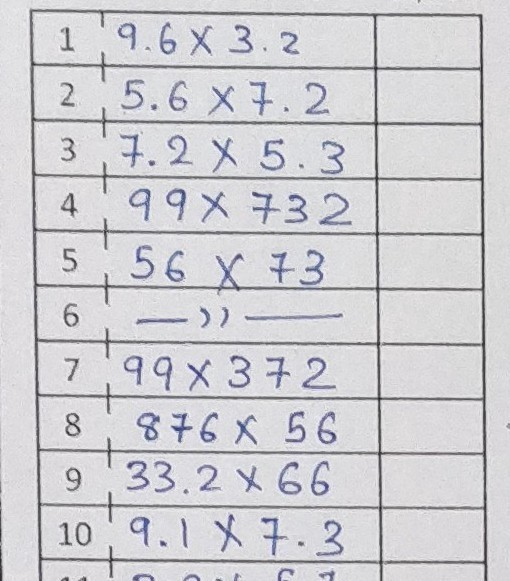
#> input picture Box_detection_algorithm/table_image.jpg, 510 x 581 px
$ jupyter execute Box_detection_algorithm.ipynb
#> lines starting #> are read from the running program, lines starting #| are printed output that depends on the picture; after the words box and inside, x2 and y2 are one past the last pixel; in counts of white or black regions, pixels touching at a corner belong together
[cell 1]
# https://medium.com/coinmonks/a-box-detection-algorithm-for-any-image-containing-boxes-756c15d7ed26
import cv2
import numpy as np
from IPython.display import Image

[cell 2]
# Read the image
img_for_box_extraction_path ='./table_image.jpg'
img = cv2.imread(img_for_box_extraction_path, 0)
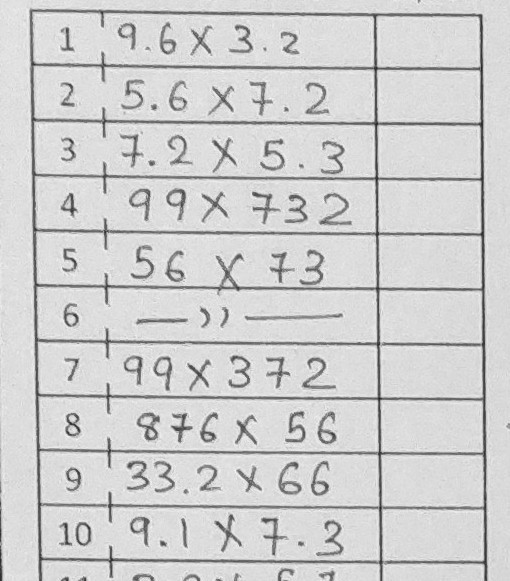
#> img: shape (581, 510); min 28, max 253, mean 207.1

[cell 3]
Image("table_image.jpg")

[cell 4]
# Thresholding the image
(thresh, img_bin) = cv2.threshold(img, 128, 255, cv2.THRESH_BINARY | cv2.THRESH_OTSU)
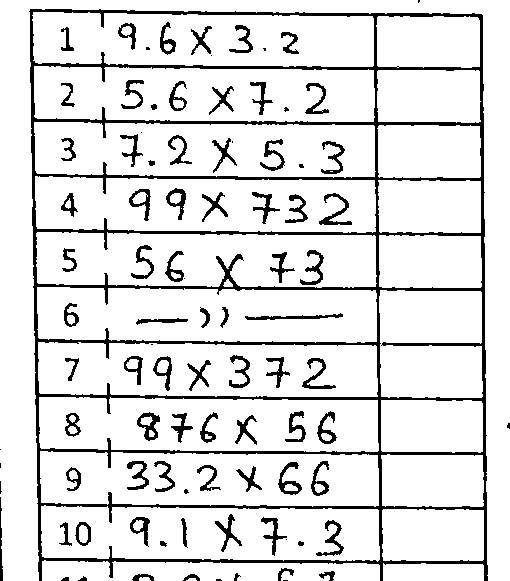
#> img_bin: shape (581, 510); 88.2% white; 94 black regions (18 under 20 px), largest, box (x1, y1, x2, y2) and area: (29, 9, 488, 581) 20924, (319, 193, 352, 225) 315, (245, 313, 343, 320) 295
#> thresh = 170
# Invert the image
img_bin = 255 - img_bin
cv2.imwrite("Image_bin.jpg", img_bin)
#> Out = True

[cell 5]
Image("Image_bin.jpg")

[cell 6]
# Defining a kernel length
kernel_length = np.array(img).shape[1] // 80
#> kernel_length = 6

# A verticle kernel of (1 X kernel_length), which will detect all the verticle lines from the image.
verticle_kernel = cv2.getStructuringElement(cv2.MORPH_RECT, (1, kernel_length))
#> verticle_kernel = [1, 1, 1, 1, 1, 1]
# A horizontal kernel of (kernel_length X 1), which will help to detect all the horizontal line from the image.
hori_kernel = cv2.getStructuringElement(cv2.MORPH_RECT, (kernel_length, 1))
#> hori_kernel = [[1, 1, 1, 1, 1, 1]]
# A kernel of (3 X 3) ones.
kernel = cv2.getStructuringElement(cv2.MORPH_RECT, (3, 3))

# Morphological operation to detect vertical lines from an image
img_temp1 = cv2.erode(img_bin, verticle_kernel, iterations=3)
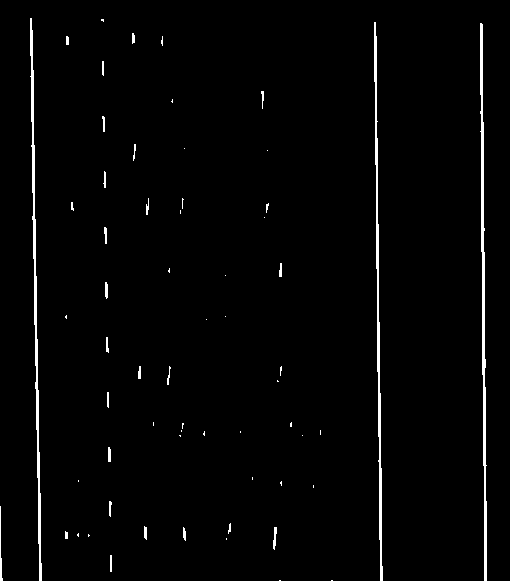
#> img_temp1: shape (581, 510); 1.9% white; 62 white regions (35 under 20 px), largest, box (x1, y1, x2, y2) and area: (480, 23, 487, 581) 1616, (30, 18, 42, 581) 1517, (374, 22, 383, 581) 1420
verticle_lines_img = cv2.dilate(img_temp1, verticle_kernel, iterations=3)
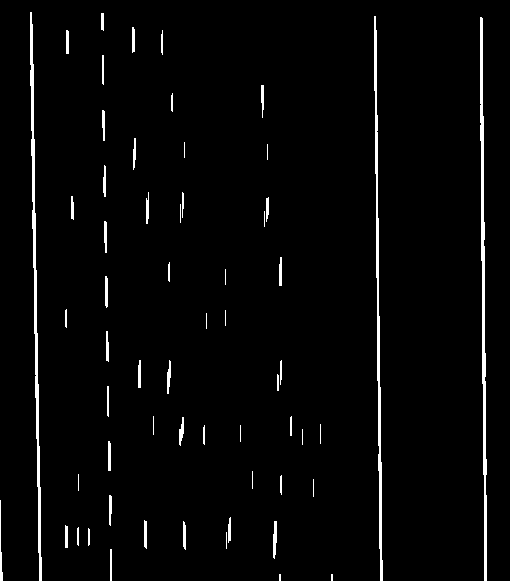
#> verticle_lines_img: shape (581, 510); 2.7% white; 60 white regions (16 under 20 px), largest, box (x1, y1, x2, y2) and area: (480, 17, 487, 581) 1769, (30, 12, 42, 581) 1730, (374, 16, 383, 581) 1558
cv2.imwrite("verticle_lines.jpg",verticle_lines_img)

# Morphological operation to detect horizontal lines from an image
img_temp2 = cv2.erode(img_bin, hori_kernel, iterations=3)
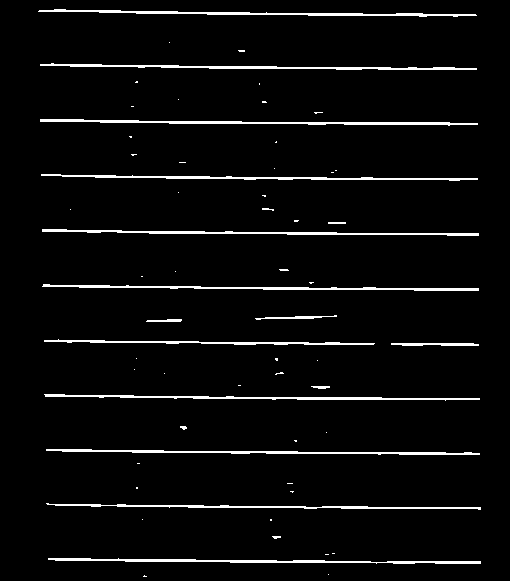
#> img_temp2: shape (581, 510); 4.1% white; 61 white regions (42 under 20 px), largest, box (x1, y1, x2, y2) and area: (40, 119, 478, 126) 1158, (48, 558, 481, 564) 1106, (38, 9, 477, 17) 1091
horizontal_lines_img = cv2.dilate(img_temp2, hori_kernel, iterations=3)
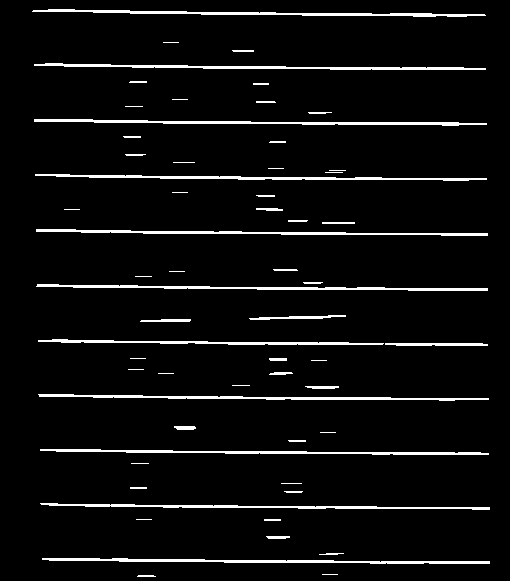
#> horizontal_lines_img: shape (581, 510); 5.1% white; 60 white regions (19 under 20 px), largest, box (x1, y1, x2, y2) and area: (34, 119, 487, 126) 1278, (42, 558, 490, 564) 1271, (32, 9, 486, 17) 1256
cv2.imwrite("horizontal_lines.jpg",horizontal_lines_img)
#> Out = True

[cell 7]
Image("horizontal_lines.jpg")

[cell 8]
# Weighting parameters, this will decide the quantity of an image to be added to make a new image.
alpha = 0.5
beta = 1.0 - alpha
# This function helps to add two image with specific weight parameter to get a third image as summation of two image.
img_final_bin = cv2.addWeighted(verticle_lines_img, alpha, horizontal_lines_img, beta, 0.0)
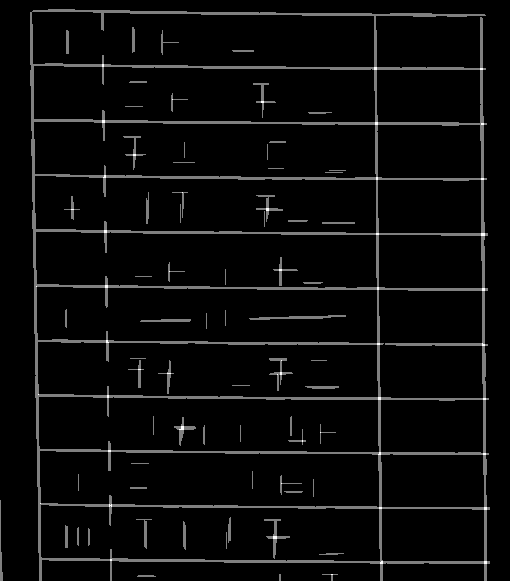
#> img_final_bin: shape (581, 510); min 0, max 255, mean 10
img_final_bin = cv2.erode(~img_final_bin, kernel, iterations=2)
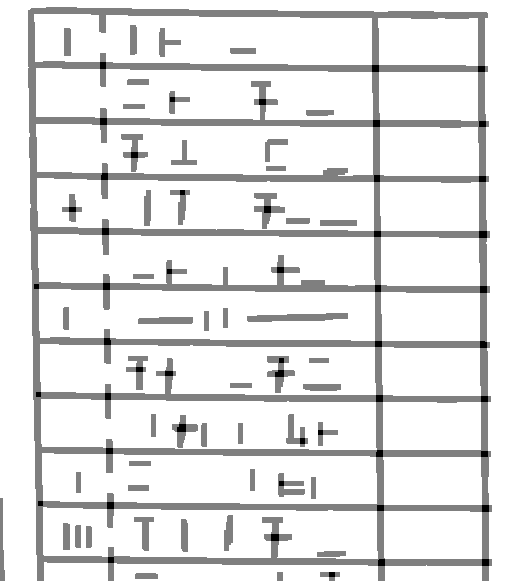
#> img_final_bin: shape (581, 510); min 0, max 255, mean 228.3
(thresh, img_final_bin) = cv2.threshold(img_final_bin, 128,255, cv2.THRESH_BINARY | cv2.THRESH_OTSU)
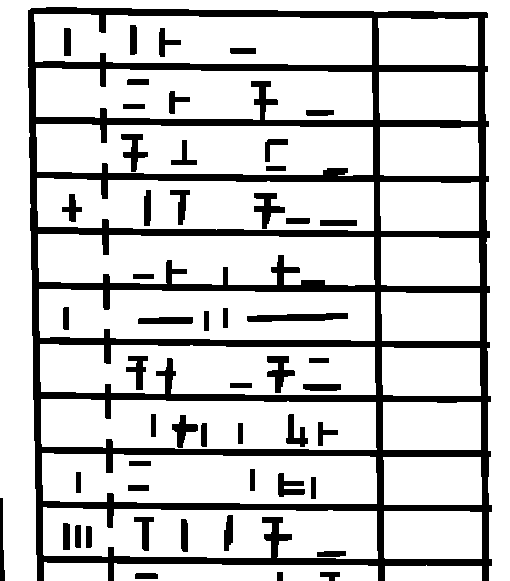
#> img_final_bin: shape (581, 510); 79.9% white; 53 black regions, largest, box (x1, y1, x2, y2) and area: (28, 7, 492, 581) 48629, (247, 313, 348, 322) 665, (254, 193, 285, 229) 503
#> thresh = 127
cv2.imwrite("img_final_bin.jpg",img_final_bin)
#> Out = True
